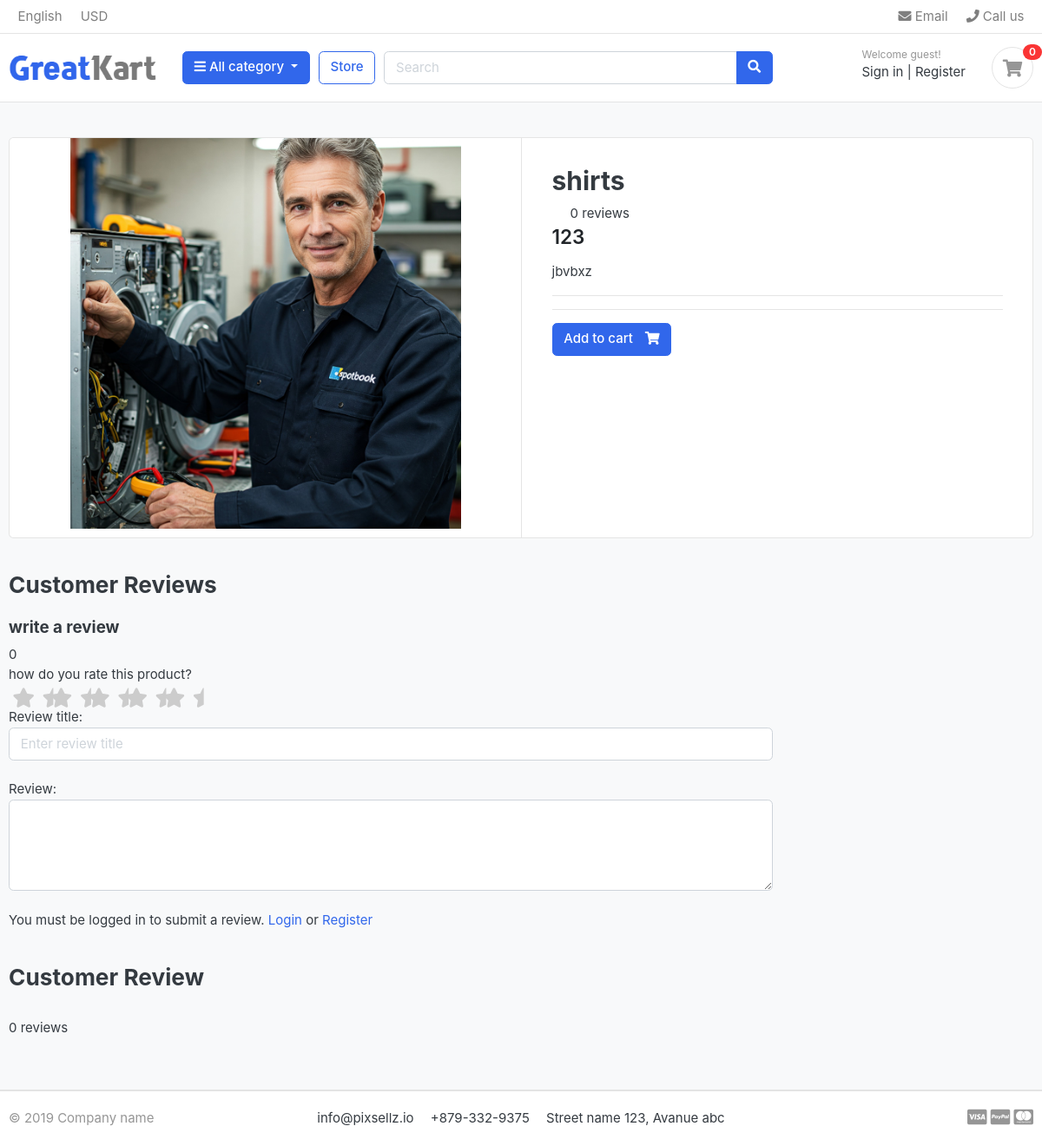
Before: /store/category/shirt/shirts/ with the older database file.
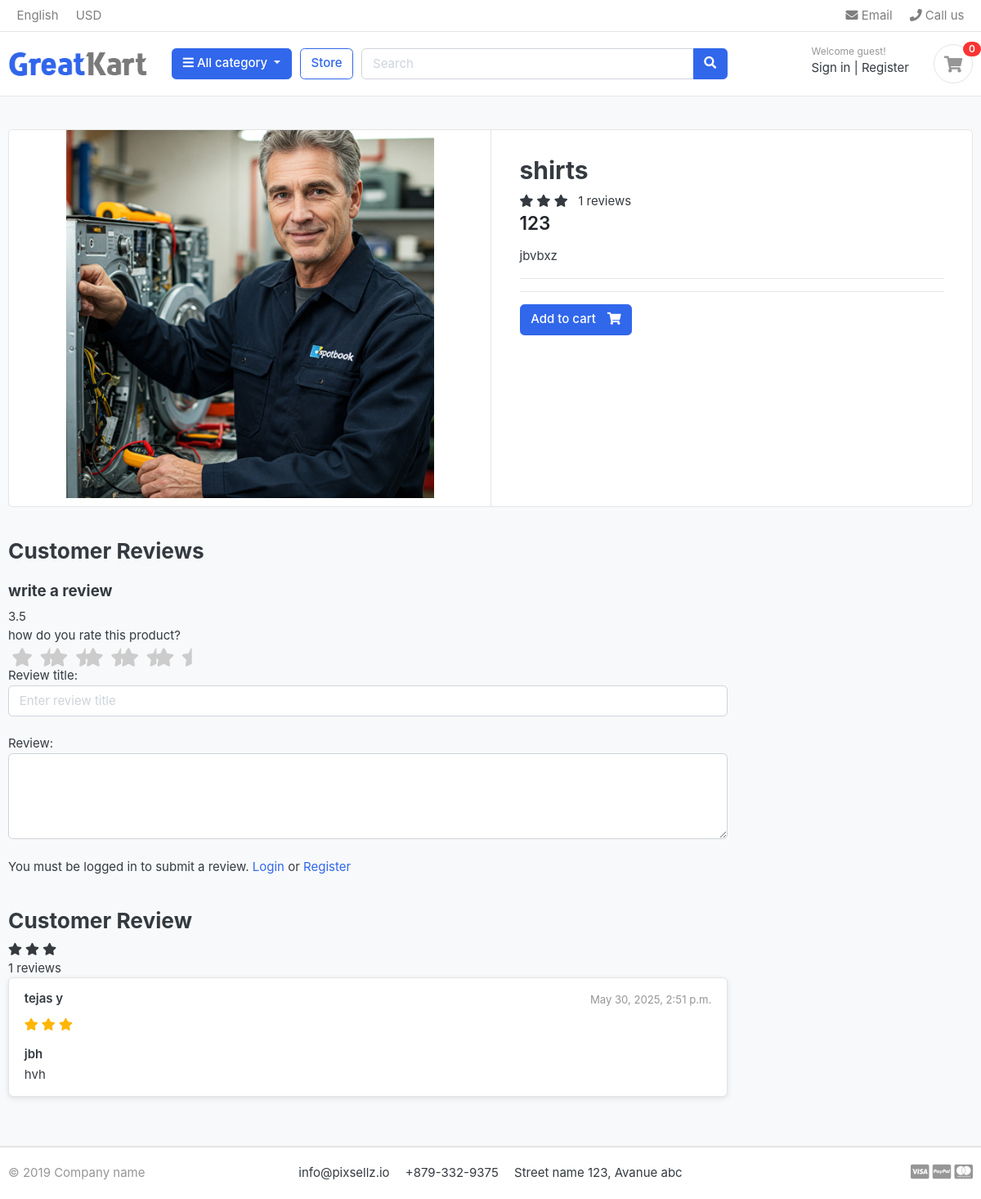
After: the same page with the newer database file.
### store/models.py (models this page shows, shortened)
class Product(models.Model):
    product_name = models.CharField(max_length=255)
    slug = models.SlugField(max_length=255, unique=True)
    description = models.TextField()
    price = models.IntegerField()
    stock = models.IntegerField()
    available = models.BooleanField(default=True)
    image = models.ImageField(upload_to='photos/products', blank=True, null=True)
    category = models.ForeignKey(Category, on_delete=models.CASCADE)
    created_at = models.DateTimeField(auto_now_add=True)
    updated_at = models.DateTimeField(auto_now=True)
    def averageReview(self):
        reviews = ReviewRating.objects.filter(product=self, status=True).aggregate(models.Avg('rating'))
        avg = 0
        if reviews['rating__avg'] is not None:
            avg = float(reviews['rating__avg'])
        return avg
    def countReview(self):
        reviews = ReviewRating.objects.filter(product=self, status=True).aggregate(count=Count('id'))
        count = 0
        if reviews['count'] is not None:
            count = int(reviews['count'])
        return count

class ReviewRating(models.Model):
    product = models.ForeignKey(Product, on_delete=models.CASCADE)
    user = models.ForeignKey(account, on_delete=models.CASCADE)
    subject = models.CharField(max_length=255, blank=True)
    review = models.TextField(max_length=500, blank=True)
    rating = models.FloatField()
    ip = models.CharField(max_length=20, blank=True,)
    status = models.BooleanField(default=True)
    created_at = models.DateTimeField(auto_now_add=True)
    updated_at = models.DateTimeField(auto_now=True)

### accounts/models.py (models this page shows, shortened)
class account(AbstractBaseUser):
    first_name = models.CharField(max_length=50)
    last_name = models.CharField(max_length=50)
    username = models.CharField(max_length=50, unique=True)
    email = models.EmailField(max_length=100, unique=True)
    phone_number = models.CharField(max_length=12, unique=True)
    date_joined = models.DateTimeField(auto_now_add=True)
    last_login = models.DateTimeField(auto_now_add=True)
    is_admin = models.BooleanField(default=False)
    is_staff = models.BooleanField(default=False)
    is_active = models.BooleanField(default=False)
    is_superadmin = models.BooleanField(default=False)
    USERNAME_FIELD = 'email'
    REQUIRED_FIELDS = ['username', 'first_name', 'last_name']
    objects = MyAccountManager()
    def full_name(self):
        return f"{self.first_name} {self.last_name}"

### store/views.py (the view)
# urls.py: path('category/<slug:category_slug>/<slug:product_slug>/', views.product_detail, name='product_detail'),  # URL pattern for product detail view
def product_detail(request, category_slug, product_slug):
    from .models import Variation
    try:
        single_product = Product.objects.get(category__slug=category_slug, slug=product_slug)  # Fetch the product based on category and product slug
        in_cart = CartItem.objects.filter(cart__cart_id=_cart_id(request), product=single_product).exists()  # Check if the product is in the cart
    except Exception as e:
        raise e  # Raise any exceptions that
    if request.user.is_authenticated:  # Check if the user is authenticated
        try:
            orderedproducts = OrderProduct.objects.filter(user=request.user, product_id=single_product.id).exists()  # Fetch ordered products for the single product
        except OrderProduct.DoesNotExist:
            orderedproducts = None
    else:
        orderedproducts = None
    reviews = ReviewRating.objects.filter(product_id=single_product.id, status=True)  # Fetch reviews for the single product
    context = {
        'single_product': single_product,  # Pass the single product to the template
        'in_cart': in_cart,  # Pass the in_cart status to the template
        'orderedproducts': orderedproducts,  # Pass the ordered
        'reviews': reviews,
    }
    return render(request, 'store/product_details.html', context)  # Render the product detail template with the context

### cart/context_processor.py (called while the page is built)
def counter(request):
    cart_count = 0  # Initialize cart count to 0
    if 'admin' in request.path:  # Check if the request path contains 'admin'
        return {}  # Return an empty dictionary if it does
    else:
        try:
            cart = Cart.objects.filter(cart_id=_cart_id(request))  # Get the cart using the session key
            if request.user.is_authenticated:
                cart_items = CartItem.objects.filter(user=request.user)
            else:
                cart_items = CartItem.objects.filter(cart=cart[:1])  # Get the first cart item
            for cart_item in cart_items:
                cart_count += cart_item.quantity
        except Cart.DoesNotExist:
            cart_count = 0
    return dict(cart_count=cart_count)  # Return the cart count as a context variable

### cart/views.py (called while the page is built)
def _cart_id(request):
    cart = request.session.session_key  # Get the session key for the cart
    if not cart:
        cart = request.session.create()  # Create a new session if it doesn't exist
    return cart

### category/context_processor.py (called while the page is built)
def menu_links(self):
    links = Category.objects.all()
    return dict(links=links)

### category/models.py (called while the page is built)
    def get_url(self):
        return reverse('product_by_category', args=[self.slug])

### templates/store/product_details.html (shortened to what the changed rows need)
{% extends 'base.html'%}
{% load static %}
{% load star_rating %}
{% block content %}
<section class="section-content padding-y bg">
    <div class="container">
    <div class="card">
        <div class="row no-gutters">
            <aside class="col-md-6">
    <article class="gallery-wrap">
        <div class="img-big-wrap">
           <a href="#"><img src="{{ single_product.image.url }}"></a>
        </div>
    </article>
            </aside>
            <main class="col-md-6 border-left">
    <form action="{% url 'add_cart' single_product.id %}" method="GET">
    <article class="content-body">
    <h2 class="title">{{ single_product.product_name }}</h2>
            <span>
                <i class="fas fa-star{{ single_product.averageReview|star_class:1 }}" aria-hidden="true"></i>
                <i class="fas fa-star{{ single_product.averageReview|star_class:2 }}" aria-hidden="true"></i>
                <i class="fas fa-star{{ single_product.averageReview|star_class:3 }}" aria-hidden="true"></i>
            </span>
            <span>{{ single_product.countReview }}  reviews</span>
    <div class="mb-3">
        <var class="price h4">{{ single_product.price }}</var>
    </div>
    <p>{{ single_product.description }}</p>
    <hr>
        <hr>
        {% if single_product.stock <= 0 %}
          <h5 class="text-danger">Out of Stock</h5>
        {% else %}
            <button type='submit'  class="btn  btn-primary"> <span class="text">Add to cart</span> <i class="fas fa-shopping-cart"></i>  </button>
        {% endif %}
    </article>
  </form>
            </main>
        </div>
    </div>
    <br>
    <div class="row">
                <div class="col-md-9">
        <header class="section-heading">
            <h3>Customer Reviews </h3>
        </header>
        <form action="{% url 'submit_review' single_product.id %}" method="POST">
            <h5>write a review</h5>
            {{single_product.averageReview}}
            <div>
              <br>
              <br>
              <br>
            </div>
        </form>
        <br>
        <header class="section-heading">
            <h3>Customer Review</h3>
            <span>
                <i class="fas fa-star{{ single_product.averageReview|star_class:1 }}" aria-hidden="true"></i>
                <i class="fas fa-star{{ single_product.averageReview|star_class:2 }}" aria-hidden="true"></i>
                <i class="fas fa-star{{ single_product.averageReview|star_class:3 }}" aria-hidden="true"></i>
            </span>
            <br>
                        <span>{{ single_product.countReview }}  reviews</span>
    {% for review in reviews %}
        <article class="box mb-3 review-card">
            <div class="review-header">
                <h6 class="mb-1">{{ review.user.full_name}}</h6>
                <span class="date text-muted float-md-right">{{review.updated_at}}</span>
            </div>
            <div class="rating-star">
              <span>
                <i class="fas fa-star{% if review.rating == 0.5 %}-half-o{% elif review.rating < 1 %}-o {% endif %}" aria-hidden="true"></i>
                <i class="fas fa-star{% if review.rating == 1.5 %}-half-o{% elif review.rating < 2 %}-o {% endif %}" aria-hidden="true"></i>
                <i class="fas fa-star{% if review.rating == 2.5 %}-half-o{% elif review.rating < 3 %}-o {% endif %}" aria-hidden="true"></i>
              </span>
            </div>
            <div class="review-content mt-3">
              <h6>{{ review.subject }}</h6>
                <p>
                    {{ review.review }}
                </p>
            </div>
        </article>
    {% endfor %}
        </div>
    </div>
    </div>
    </section>
{% endblock %}

Changed rows visible on the page:
computed for Product "shirts": countReview "0" → "1"; averageReview "0" → "3.5"
added ReviewRating: user.full_name "tejas y", updated_at "May 30, 2025, 2:51 p.m.", rating 3.5 (drawn), subject "jbh", review "hvh"
